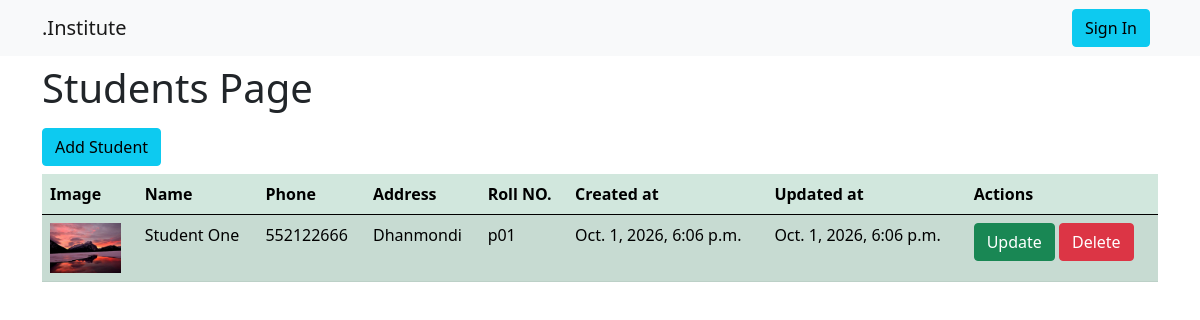
The page /studentPage/ on the database its author committed.
### Student/models.py (models this page shows, shortened)
class StudentModel(BaseInfo):
    user = models.OneToOneField(
        UserModel,
        on_delete=models.CASCADE,
        related_name='student',
        null=True
    )
    image = models.ImageField(upload_to='./media/StudentsImages/',null=True)
    roll_no = models.CharField(max_length=10,null=True)

### auth_user/models.py (models this page shows)
class BaseInfo(models.Model):
    name = models.CharField(max_length=100,null=True)
    address = models.CharField(max_length=250,null=True)
    phone = models.CharField(max_length=15,null=True)
    created_at = models.DateTimeField(auto_now_add=True,null=True)
    updated_at = models.DateTimeField(auto_now=True,null=True)

### Student/views.py (the view)
# urls.py: path('studentPage/',studentPage,name='studentPage'),
def studentPage(request):
    student_datas = StudentModel.objects.all()
    context = {
        'student_datas' : student_datas
    }
    return render(request,'student/student.html',context)

### templates/student/student.html (shortened to what this page needs)
{% extends 'master/base.html' %}
{% block content %}
  <h1>Students Page</h1>
  <a href="{% url 'addStudentPage' %}" class="btn btn-info my-2">Add Student</a>
  <table class="table table-success table-striped">
    <thead>
      <tr>
        <th>Image</th>
        <th>Name</th>
        <th>Phone</th>
        <th>Address</th>
        <th>Roll NO.</th>
        <th>Created at</th>
        <th>Updated at</th>
        <th>Actions</th>
      </tr>
    </thead>
    <tbody>
      {% for data in student_datas %}
        <tr>
          <td>
            {% if data.image %}
              <img src="{{ data.image.url }}" alt="" height="50px"/>
            {% else %}
              <p class="text-danger">No Image Found!</p>
            {% endif %}
          </td>
          <td>{{ data.name }}</td>
          <td>{{ data.phone }}</td>
          <td>{{ data.address }}</td>
          <td>{{ data.roll_no }}</td>
          <td>{{ data.created_at }}</td>
          <td>{{ data.updated_at }}</td>
          <td>
            <a href="" class="btn btn-success">Update</a>
            <a href="" class="btn btn-danger">Delete</a>
          </td>
        </tr>
      {% endfor %}
    </tbody>
  </table>
{% endblock %}

### rows shown on the page
StudentModel: image (picture), name "Student One", phone "552122666", address "Dhanmondi", roll_no "p01", created_at "Oct. 1, 2026, 6:06 p.m.", updated_at "Oct. 1, 2026, 6:06 p.m."
